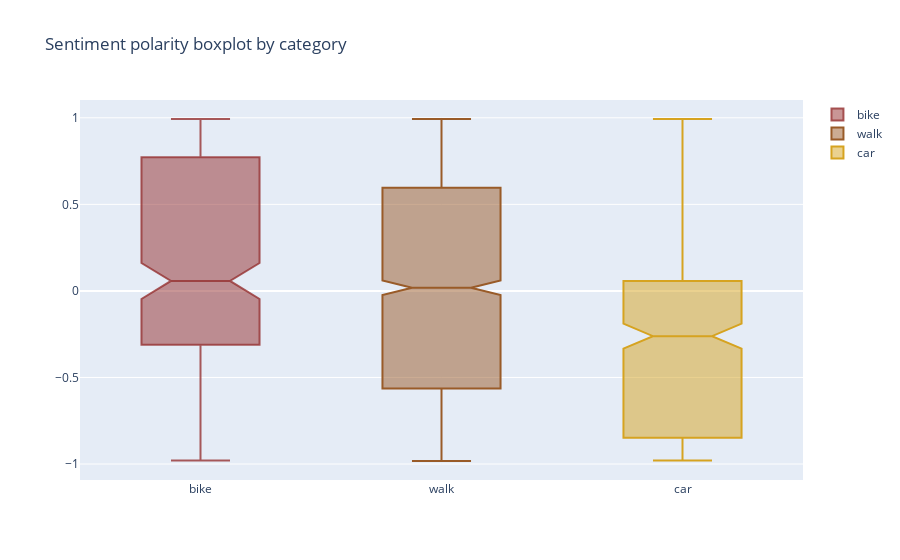

The code cell stored with this chart in its notebook:
### Code cell
trace0 = go.Box(
    y=y0,
    name = 'bike',
    marker = dict(
        color = 'rgba(148, 46, 46, 0.784)',
    ),
    notched=True
)
trace1 = go.Box(
    y=y1,
    name = 'walk',
    marker = dict(
        color = 'rgb(153, 91, 40)',
    ),
    notched=True
)
trace2 = go.Box(
    y=y2,
    name = 'car',
    marker = dict(
        color = 'rgb(214, 163, 32)',
    ),
    notched=True
)

data = [trace0, trace1, trace2]
layout = go.Layout(
    title = "Sentiment polarity boxplot by category"
)

fig = go.Figure(data=data,layout=layout)
iplot(fig, filename = "Sentiment polarity boxplot by category")

### Figure 1 — Plotly figure (JSON) as saved in the notebook; plotly's stock layout.template omitted (floating-point values rounded to 4 significant figures; data arrays with more than 128 entries replaced by an {"elided": "..."} marker saying what was removed)
{"data": [{"marker": {"color": "rgba(148, 46, 46, 0.784)"}, "name": "bike", "notched": true, "type": "box", "y": {"elided": "268 float values"}}, {"marker": {"color": "rgb(153, 91, 40)"}, "name": "walk", "notched": true, "type": "box", "y": {"elided": "1859 float values"}}, {"marker": {"color": "rgb(214, 163, 32)"}, "name": "car", "notched": true, "type": "box", "y": {"elided": "389 float values"}}], "layout": {"title": {"text": "Sentiment polarity boxplot by category"}}}
